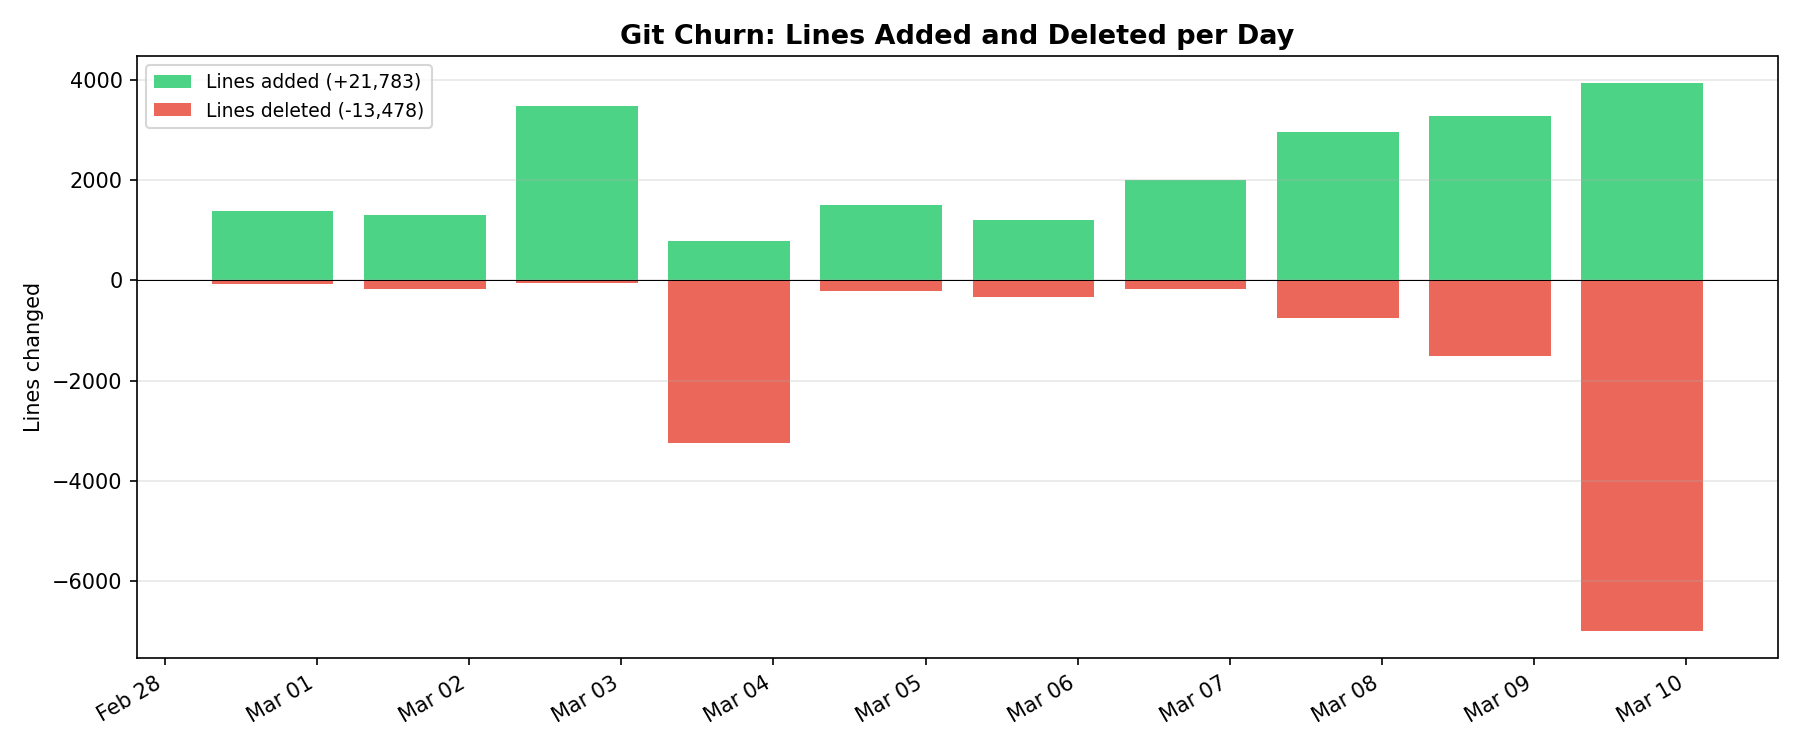

Python code for this plot:
#!/usr/bin/env python3
"""Visualize git churn (lines added/deleted per day) for Aristotle/Landau/ .lean files."""

import subprocess
import re
from collections import defaultdict
from datetime import datetime, timezone, timedelta
from pathlib import Path

import matplotlib
matplotlib.use("Agg")
import matplotlib.pyplot as plt
import matplotlib.dates as mdates

PT = timezone(timedelta(hours=-7))  # PDT

REPO = Path(__file__).resolve().parent.parent
TARGET_DIR = "Aristotle/Landau/"
EXCLUDE_DIRS = {"Aristotle/Landau/aristotle-in/", "Aristotle/Landau/aristotle-out/"}
OUT_PNG = REPO / "scripts" / "git_churn.png"


def parse_git_log():
    """Run git log --numstat and aggregate additions/deletions per day (PDT)."""
    result = subprocess.run(
        [
            "git", "log", "--numstat", "--format=%aI", "--",
            f"{TARGET_DIR}*.lean", f"{TARGET_DIR}**/*.lean",
        ],
        capture_output=True, text=True, cwd=REPO,
    )

    added_by_day = defaultdict(int)
    deleted_by_day = defaultdict(int)
    current_date = None

    for line in result.stdout.splitlines():
        line = line.strip()
        if not line:
            continue
        if re.match(r"^\d{4}-\d{2}-\d{2}T", line):
            dt = datetime.fromisoformat(line).astimezone(PT)
            current_date = dt.date()
            continue
        parts = line.split("\t")
        if len(parts) == 3 and current_date is not None:
            add_str, del_str, filepath = parts
            if add_str == "-" or del_str == "-":
                continue
            if not filepath.endswith(".lean"):
                continue
            if any(filepath.startswith(ex) for ex in EXCLUDE_DIRS):
                continue
            if not filepath.startswith(TARGET_DIR):
                continue
            added_by_day[current_date] += int(add_str)
            deleted_by_day[current_date] += int(del_str)

    return added_by_day, deleted_by_day


def main():
    added, deleted = parse_git_log()
    total_add = sum(added.values())
    total_del = sum(deleted.values())
    print(f"Total: +{total_add} -{total_del} net {total_add - total_del}"
          f" across {len(set(added) | set(deleted))} days")

    all_days = sorted(set(added.keys()) | set(deleted.keys()))
    if not all_days:
        print("No data found.")
        return

    adds = [added.get(d, 0) for d in all_days]
    dels = [deleted.get(d, 0) for d in all_days]

    fig, ax = plt.subplots(figsize=(12, 5))

    bar_width = 0.8
    ax.bar(all_days, adds, width=bar_width, color="#2ecc71", alpha=0.85,
           label=f"Lines added (+{total_add:,})")
    ax.bar(all_days, [-d for d in dels], width=bar_width, color="#e74c3c", alpha=0.85,
           label=f"Lines deleted (-{total_del:,})")
    ax.axhline(0, color="black", linewidth=0.5)

    ax.set_ylabel("Lines changed")
    ax.set_title("Git Churn: Lines Added and Deleted per Day", fontsize=13, fontweight="bold")
    ax.xaxis.set_major_formatter(mdates.DateFormatter("%b %d", tz=PT))
    ax.xaxis.set_major_locator(mdates.DayLocator(interval=1, tz=PT))
    ax.legend(loc="upper left", fontsize=9)
    ax.grid(True, axis="y", alpha=0.3)
    fig.autofmt_xdate()

    fig.tight_layout()
    fig.savefig(OUT_PNG, dpi=150)
    print(f"Saved to {OUT_PNG}")


if __name__ == "__main__":
    main()
